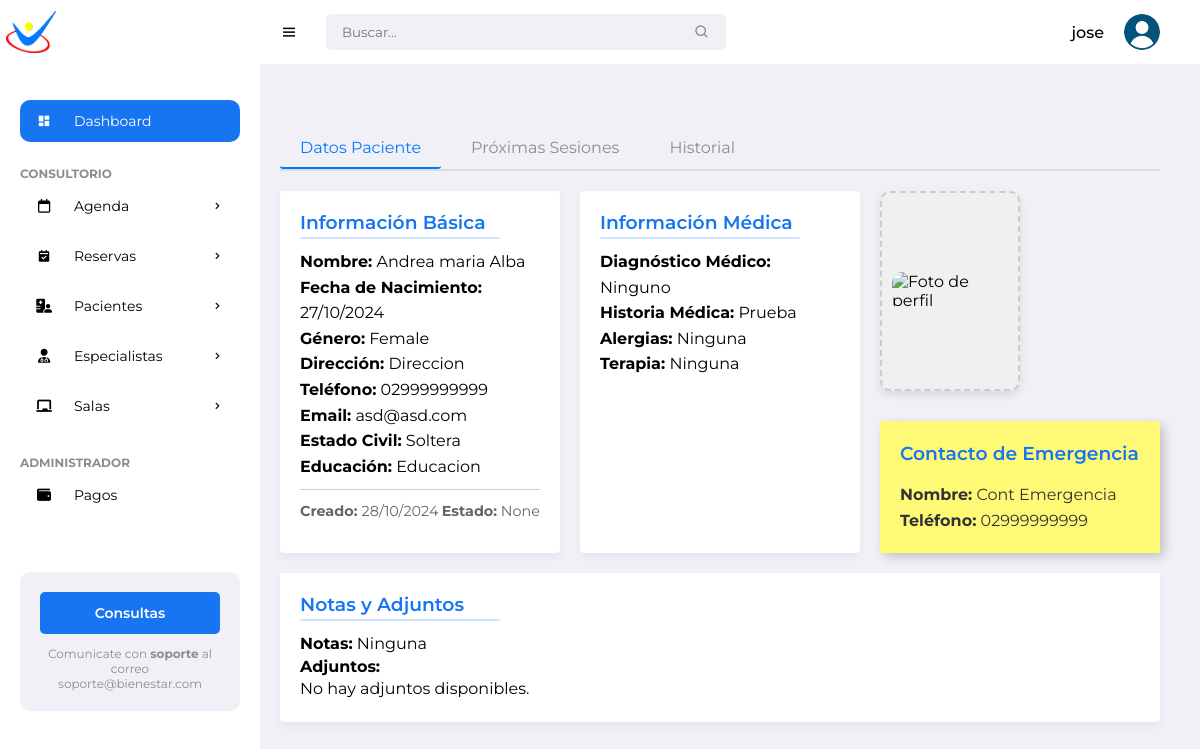
The page /patient/2/schedule/ (signed in) on the database its author committed.
### pacientes/models.py (models this page shows, shortened)
class Patient(models.Model):
    name = models.CharField(max_length=100)
    surname = models.CharField(max_length=100)
    date_of_birth = models.DateField()
    gender = models.CharField(max_length=10, choices=[('M','Male'), ('F','Female')])
    address = models.CharField(max_length=255)
    phone_number = models.CharField(max_length=20)
    email = models.EmailField()
    photo = models.ImageField(upload_to='patient_photos/', blank=True, null=True)
    marital_status = models.CharField(max_length=20)
    medical_diagnosis = models.TextField()
    attachments = models.FileField(upload_to='patient_attachments/', blank=True, null=True)
    therapy = models.CharField(max_length=100)
    education = models.CharField(max_length=100, default='No especificado')
    therapist = models.ForeignKey(Specialist, on_delete=models.SET_NULL, null=True, related_name='patients')
    medical_history = models.TextField(blank=True, null=True)
    allergies = models.CharField(max_length=255, blank=True)  # Changed from TextField
    emergency_contact_name = models.CharField(max_length=100)
    emergency_contact_phone = models.CharField(max_length=20)  # Updated length
    notes = models.TextField(blank=True)
    created_date = models.DateTimeField(auto_now_add=True)
    status = models.CharField(max_length=50, choices=[
        ('Active', 'Active'),
        ('Discharged', 'Discharged'),
        ('Suspended', 'Suspended')
    ], blank=True,
        null=True)

### pacientes/views.py (the view)
# urls.py: path('patient/<int:patient_id>/schedule/', views.patient_schedule, name='patient_schedule'),
@login_required
def patient_schedule(request, patient_id):
    patient = get_object_or_404(Patient, id=patient_id)
    sessions = Session.objects.filter(patient=patient).order_by('date', 'time')
    specialists = Specialist.objects.all()
    rooms = Room.objects.all()
    if request.method == 'POST':
        form = SessionForm(request.POST, request.FILES)
        if form.is_valid():
            session = form.save(commit=False)
            session.patient = patient
            session.save()
            return redirect('patient_schedule', patient_id=patient.id)
    else:
        form = SessionForm(initial={'patient': patient})
    return render(request, 'pacientes/patient_schedule.html', {
        'patient': patient,
        'sessions': sessions,
        'form': form,
        'specialists': specialists,
        'rooms': rooms
    })

### pacientes/models.py (called while the page is built)
    def __str__(self):
        return f"{self.name} {self.surname}"

    def __str__(self):
        return self.name

### pacientes/templates/pacientes/patient_schedule.html (shortened to what this page needs)
{% extends 'pacientes/base.html' %}
{% block left_content %}
<div class="tabs-container">
    <div class="tabs-buttons">
        <button class="tab-button active" data-tab="datos">Datos Paciente</button>
        <button class="tab-button" data-tab="proximas">Próximas Sesiones</button>
        <button class="tab-button" data-tab="historial">Historial</button>
    </div>
    <div class="tabs-content">
        <div class="tab-content active" id="datos">
            <div class="patient-details">
                <div class="patient-info">
                    <h3>Información Básica</h3>
                    <p><strong>Nombre:</strong> {{ patient.name }} {{ patient.surname }}</p>
                    <p><strong>Fecha de Nacimiento:</strong> {{ patient.date_of_birth|date:"d/m/Y" }}</p>
                    <p><strong>Género:</strong> {{ patient.get_gender_display }}</p>
                    <p><strong>Dirección:</strong> {{ patient.address }}</p>
                    <p><strong>Teléfono:</strong> {{ patient.phone_number }}</p>
                    <p><strong>Email:</strong> {{ patient.email }}</p>
                    <p><strong>Estado Civil:</strong> {{ patient.marital_status }}</p>
                    <p><strong>Educación:</strong> {{ patient.education|default:"Sin información" }}</p>
                    <div class="additional-info-row">
                        <p class="created"><strong>Creado: </strong>{{ patient.created_date|date:"d/m/Y" }}</p>
                        <p class="status"><strong>Estado:</strong> {{ patient.status }}</p>
                    </div>
                </div>
                <div class="medical-info">
                    <h3>Información Médica</h3>
                    <p><strong>Diagnóstico Médico:</strong> {{ patient.medical_diagnosis|default:"Sin información" }}</p>
                    <p><strong>Historia Médica:</strong> {{ patient.medical_history|default:"Sin información" }}</p>
                    <p><strong>Alergias:</strong> {{ patient.allergies|default:"Sin alergias registradas" }}</p>
                    <p><strong>Terapia:</strong> {{ patient.therapy }}</p>
                </div>
                <div class="photo-and-contact">
                    <div class="patient-photo">
                        {% if patient.photo %}
                        <img src="{{ patient.photo.url }}" alt="{{ patient.name }} {{ patient.surname }}" class="photo">
                        {% else %}
                        <img src="/static/img/default-avatar.png" alt="Foto de perfil" class="photo">
                        {% endif %}
                    </div>
                    <div class="post-it">
                        <h3>Contacto de Emergencia</h3>
                        <p><strong>Nombre:</strong> {{ patient.emergency_contact_name }}</p>
                        <p><strong>Teléfono:</strong> {{ patient.emergency_contact_phone }}</p>
                    </div>
                </div>
                <div class="additional-info">
                    <h3>Notas y Adjuntos</h3>
                    <p><strong>Notas:</strong> {{ patient.notes|default:"Sin notas adicionales" }}</p>
                    <div class="attachments">
                        <strong>Adjuntos:</strong>
                        {% if patient.attachments %}
                            <ul>
                                {% for attachment in patient.attachments.all %}
                                    <li><a href="{{ attachment.file.url }}" target="_blank">{{ attachment.name }}</a></li>
                                {% endfor %}
                            </ul>
                        {% else %}
                            <p>No hay adjuntos disponibles.</p>
                        {% endif %}
                    </div>
                </div>
            </div>
        </div>
    </div>
</div>
{% endblock %}

### pacientes/templates/pacientes/base.html (shortened to what this page needs)
{% load static %}
<!DOCTYPE html>
<html lang="en">
<head>
	<link href='https://unpkg.com/boxicons@2.0.9/css/boxicons.min.css' rel='stylesheet'>
	<link rel="stylesheet" href="https://cdnjs.cloudflare.com/ajax/libs/font-awesome/6.5.2/css/all.min.css">
	<link rel="stylesheet" href="{% static 'pacientes/css/styles.css' %}">
</head>
<body>
		<section id="sidebar">
			<a href="#" class="brand"><img src="{% static 'pacientes/images/min_logo.png' %}" alt="" style="width: 50px;"></a>
			<ul class="side-menu">
				<li><a href="#" class="active"><i class='bx bxs-dashboard icon' ></i> Dashboard</a></li>
				<li class="divider" data-text="Consultorio"></li>
				<li>
					<a href="{% url 'calendar' %}"><i class="fa-regular fa-calendar icon"></i>Agenda <i class='bx bx-chevron-right icon-right' ></i></a>
				</li>
				<li>
					<a href="{% url 'reservation_list' %}">
						<i class='bx bxs-calendar-check icon'></i> Reservas
						<i class='bx bx-chevron-right icon-right'></i>
					</a>
				</li>
				<li>
					<a href="#"><i class="fa-solid fa-hospital-user icon"></i> Pacientes <i class='bx bx-chevron-right icon-right' ></i></a>
				</li>
				<li>
					<a href="#">
						<i class="fa-solid fa-user-doctor icon"></i> Especialistas
						<i class='bx bx-chevron-right icon-right'></i>
					</a>
				</li>
				<li>
			<a href="#">
				<i class="fas fa-chalkboard icon"></i> Salas
			<i class='bx bx-chevron-right icon-right'></i>
			</a>
	       </li>
				<li class="divider" data-text="Administrador"></li>
				<li><a href="#"><i class="fa-solid fa-wallet icon"></i> Pagos</a></li>
		</ul>
			<div class="ads">
				<div class="wrapper">
					<a href="mailto:soporteit@ingenieriaterra.com.ar" class="btn-upgrade">Consultas</a>
					<p>Comunicate con <span>soporte</span> al correo soporte@bienestar.com</p>
				</div>
			</div>
		</section>
	<section id="content">
		<nav>
			<i class='bx bx-menu toggle-sidebar' ></i>
			<form action="#">
				<div class="form-group">
					<input type="text" placeholder="Buscar...">
					<i class='bx bx-search icon' ></i>
				</div>
			</form>
			<div class="profile">
				<span class="username">{{ user.username }}</span>
				<img src="{% static 'pacientes/images/usuario.png' %}" alt="">
			</div>
		</nav>
		<main>
			<div class="content-container">
				<div class="left-column {% block left_column_class %}{% endblock %}">
					{% block left_content %}{% endblock %}
				</div>
			</div>
		</main>
</body>
</html>

### rows shown on the page
Patient: name "Andrea maria", surname "Alba", date_of_birth "27/10/2024", gender "Female", address "Direccion", phone_number "02999999999", email "asd@asd.com", marital_status "Soltera", education "Educacion", created_date "28/10/2024", status "None", medical_diagnosis "Ninguno", medical_history "Prueba", allergies "Ninguna", therapy "Ninguna", emergency_contact_name "Cont Emergencia", emergency_contact_phone "02999999999", notes "Ninguna"

### other values the page prints
{{ user.username }} "jose"
